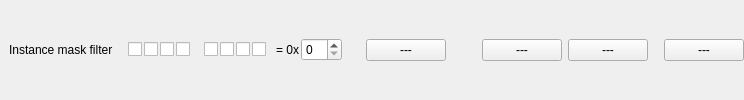
<?xml version="1.0" encoding="UTF-8"?>
<ui version="4.0">
 <class>ViewerContainerWidget</class>
 <widget class="QWidget" name="ViewerContainerWidget">
  <layout class="QHBoxLayout" name="horizontal_layout_">
   <property name="leftMargin">
    <number>0</number>
   </property>
   <property name="topMargin">
    <number>0</number>
   </property>
   <property name="rightMargin">
    <number>0</number>
   </property>
   <property name="bottomMargin">
    <number>0</number>
   </property>
   <item>
    <widget class="QFrame" name="instance_mask_filter_group_">
     <layout class="QHBoxLayout">
      <property name="topMargin">
       <number>0</number>
      </property>
      <property name="bottomMargin">
       <number>0</number>
      </property>
      <item>
       <widget class="ScaledLabel" name="label_instance_mask_filter_">
        <property name="sizePolicy">
         <sizepolicy hsizetype="Minimum" vsizetype="Fixed">
          <horstretch>0</horstretch>
          <verstretch>0</verstretch>
         </sizepolicy>
        </property>
        <property name="text">
         <string>Instance mask filter</string>
        </property>
       </widget>
      </item>
      <item>
       <widget class="QWidget">
        <layout class="QHBoxLayout">
         <property name="spacing">
          <number>2</number>
         </property>
         <item>
          <widget class="BinaryCheckbox" name="content_instance_mask_bit_7_">
           <property name="sizePolicy">
            <sizepolicy hsizetype="Minimum" vsizetype="Fixed">
             <horstretch>0</horstretch>
             <verstretch>0</verstretch>
            </sizepolicy>
           </property>
          </widget>
         </item>
         <item>
          <widget class="BinaryCheckbox" name="content_instance_mask_bit_6_">
           <property name="sizePolicy">
            <sizepolicy hsizetype="Minimum" vsizetype="Fixed">
             <horstretch>0</horstretch>
             <verstretch>0</verstretch>
            </sizepolicy>
           </property>
          </widget>
         </item>
         <item>
          <widget class="BinaryCheckbox" name="content_instance_mask_bit_5_">
           <property name="sizePolicy">
            <sizepolicy hsizetype="Minimum" vsizetype="Fixed">
             <horstretch>0</horstretch>
             <verstretch>0</verstretch>
            </sizepolicy>
           </property>
          </widget>
         </item>
         <item>
          <widget class="BinaryCheckbox" name="content_instance_mask_bit_4_">
           <property name="sizePolicy">
            <sizepolicy hsizetype="Minimum" vsizetype="Fixed">
             <horstretch>0</horstretch>
             <verstretch>0</verstretch>
            </sizepolicy>
           </property>
          </widget>
         </item>
         <item>
          <spacer>
           <property name="orientation">
            <enum>Qt::Horizontal</enum>
           </property>
           <property name="sizeType">
            <enum>QSizePolicy::Fixed</enum>
           </property>
           <property name="sizeHint" stdset="0">
            <size>
             <width>12</width>
             <height>20</height>
            </size>
           </property>
          </spacer>
         </item>
         <item>
          <widget class="BinaryCheckbox" name="content_instance_mask_bit_3_">
           <property name="sizePolicy">
            <sizepolicy hsizetype="Minimum" vsizetype="Fixed">
             <horstretch>0</horstretch>
             <verstretch>0</verstretch>
            </sizepolicy>
           </property>
          </widget>
         </item>
         <item>
          <widget class="BinaryCheckbox" name="content_instance_mask_bit_2_">
           <property name="sizePolicy">
            <sizepolicy hsizetype="Minimum" vsizetype="Fixed">
             <horstretch>0</horstretch>
             <verstretch>0</verstretch>
            </sizepolicy>
           </property>
          </widget>
         </item>
         <item>
          <widget class="BinaryCheckbox" name="content_instance_mask_bit_1_">
           <property name="sizePolicy">
            <sizepolicy hsizetype="Minimum" vsizetype="Fixed">
             <horstretch>0</horstretch>
             <verstretch>0</verstretch>
            </sizepolicy>
           </property>
          </widget>
         </item>
         <item>
          <widget class="BinaryCheckbox" name="content_instance_mask_bit_0_">
           <property name="sizePolicy">
            <sizepolicy hsizetype="Minimum" vsizetype="Fixed">
             <horstretch>0</horstretch>
             <verstretch>0</verstretch>
            </sizepolicy>
           </property>
          </widget>
         </item>
         <item>
          <spacer>
           <property name="orientation">
            <enum>Qt::Horizontal</enum>
           </property>
           <property name="sizeType">
            <enum>QSizePolicy::Fixed</enum>
           </property>
           <property name="sizeHint" stdset="0">
            <size>
             <width>8</width>
             <height>20</height>
            </size>
           </property>
          </spacer>
         </item>
         <item>
          <widget class="ScaledLabel" name="label_equal_sign_">
           <property name="sizePolicy">
            <sizepolicy hsizetype="Minimum" vsizetype="Fixed">
             <horstretch>0</horstretch>
             <verstretch>0</verstretch>
            </sizepolicy>
           </property>
           <property name="text">
            <string>= 0x</string>
           </property>
          </widget>
         </item>
         <item>
          <widget class="ScaledSpinBox" name="content_instance_mask_hex_input_">
           <property name="sizePolicy">
            <sizepolicy hsizetype="Fixed" vsizetype="Fixed">
             <horstretch>0</horstretch>
             <verstretch>0</verstretch>
            </sizepolicy>
           </property>
           <property name="font">
            <font>
             <weight>50</weight>
             <bold>false</bold>
            </font>
           </property>
          </widget>
         </item>
        </layout>
       </widget>
      </item>
     </layout>
    </widget>
   </item>
   <item>
    <widget class="ArrowIconComboBox" name="content_bvh_coloring_mode_">
     <property name="sizePolicy">
      <sizepolicy hsizetype="Minimum" vsizetype="Fixed">
       <horstretch>0</horstretch>
       <verstretch>0</verstretch>
      </sizepolicy>
     </property>
     <property name="text">
      <string>---</string>
     </property>
    </widget>
   </item>
   <item>
    <spacer name="horizontal_spacer_1_">
     <property name="orientation">
      <enum>Qt::Horizontal</enum>
     </property>
     <property name="sizeType">
      <enum>QSizePolicy::Fixed</enum>
     </property>
     <property name="sizeHint" stdset="0">
      <size>
       <width>30</width>
       <height>20</height>
      </size>
     </property>
    </spacer>
   </item>
   <item>
    <widget class="ArrowIconComboBox" name="content_geometry_coloring_mode_">
     <property name="sizePolicy">
      <sizepolicy hsizetype="Minimum" vsizetype="Fixed">
       <horstretch>0</horstretch>
       <verstretch>0</verstretch>
      </sizepolicy>
     </property>
     <property name="text">
      <string>---</string>
     </property>
    </widget>
   </item>
   <item>
    <widget class="ArrowIconComboBox" name="content_traversal_counter_mode_">
     <property name="sizePolicy">
      <sizepolicy hsizetype="Minimum" vsizetype="Fixed">
       <horstretch>0</horstretch>
       <verstretch>0</verstretch>
      </sizepolicy>
     </property>
     <property name="text">
      <string>---</string>
     </property>
    </widget>
   </item>
   <item>
    <spacer name="horizontal_spacer_end_">
     <property name="orientation">
      <enum>Qt::Horizontal</enum>
     </property>
     <property name="sizeHint" stdset="0">
      <size>
       <width>10</width>
       <height>10</height>
      </size>
     </property>
    </spacer>
   </item>
   <item>
    <widget class="ArrowIconComboBox" name="content_heatmap_">
     <property name="sizePolicy">
      <sizepolicy hsizetype="Minimum" vsizetype="Fixed">
       <horstretch>0</horstretch>
       <verstretch>0</verstretch>
      </sizepolicy>
     </property>
     <property name="text">
      <string>---</string>
     </property>
    </widget>
   </item>
  </layout>
 </widget>
 <customwidgets>
  <customwidget>
   <class>ArrowIconComboBox</class>
   <extends>QPushButton</extends>
   <header>qt_common/custom_widgets/arrow_icon_combo_box.h</header>
   <container>1</container>
  </customwidget>
  <customwidget>
   <class>ScaledSpinBox</class>
   <extends>QSpinBox</extends>
   <header>qt_common/custom_widgets/scaled_spin_box.h</header>
   <container>1</container>
  </customwidget>
  <customwidget>
   <class>BinaryCheckbox</class>
   <extends>QCheckBox</extends>
   <header>views/custom_widgets/binary_checkbox.h</header>
  </customwidget>
  <customwidget>
   <class>ScaledLabel</class>
   <extends>QLabel</extends>
   <header>qt_common/custom_widgets/scaled_label.h</header>
  </customwidget>
 </customwidgets>
 <resources>
  <include location="../../resources.qrc"/>
 </resources>
 <connections/>
</ui>
